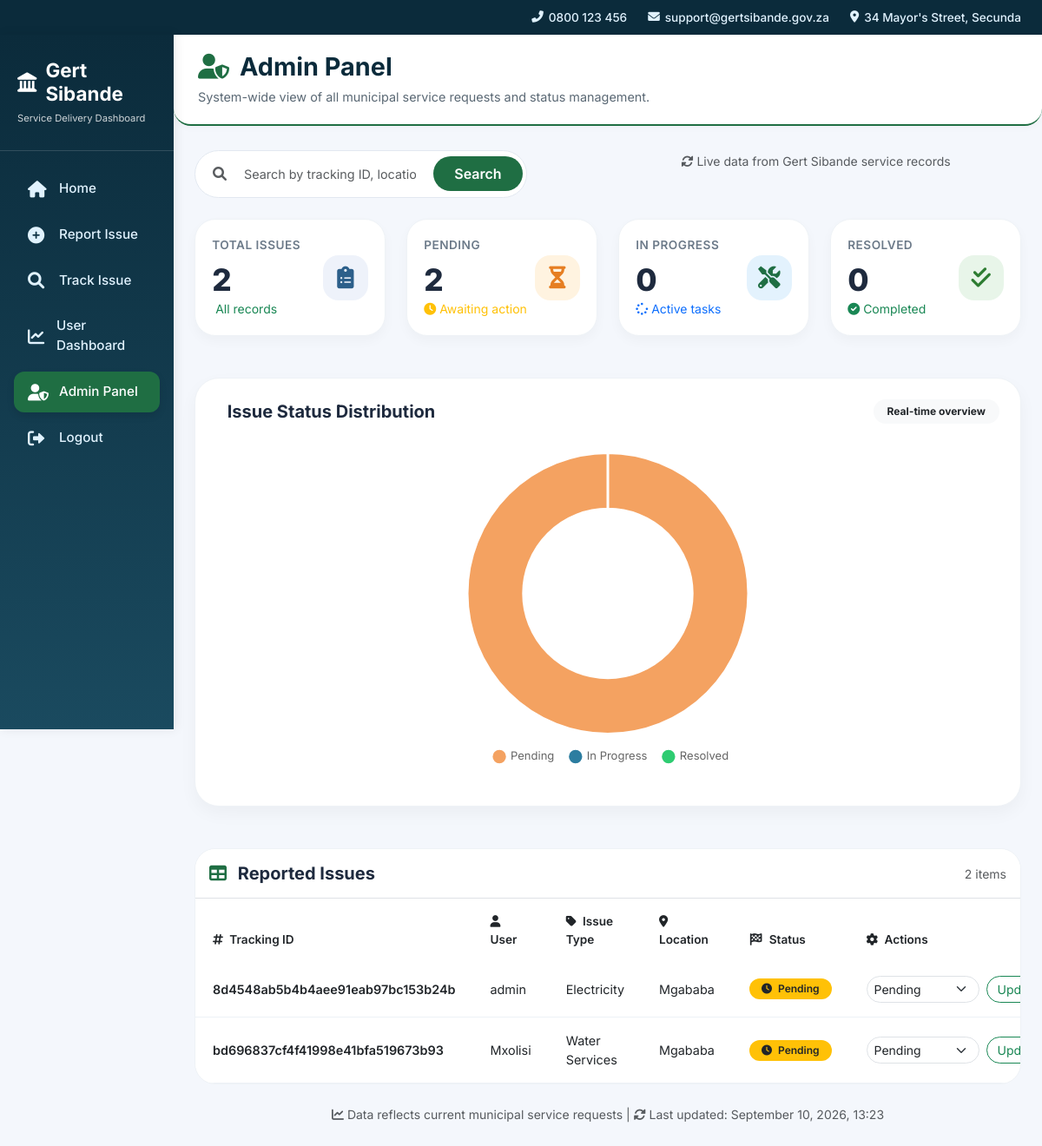
Before: /admin-dashboard/ (signed in) with the older database file.
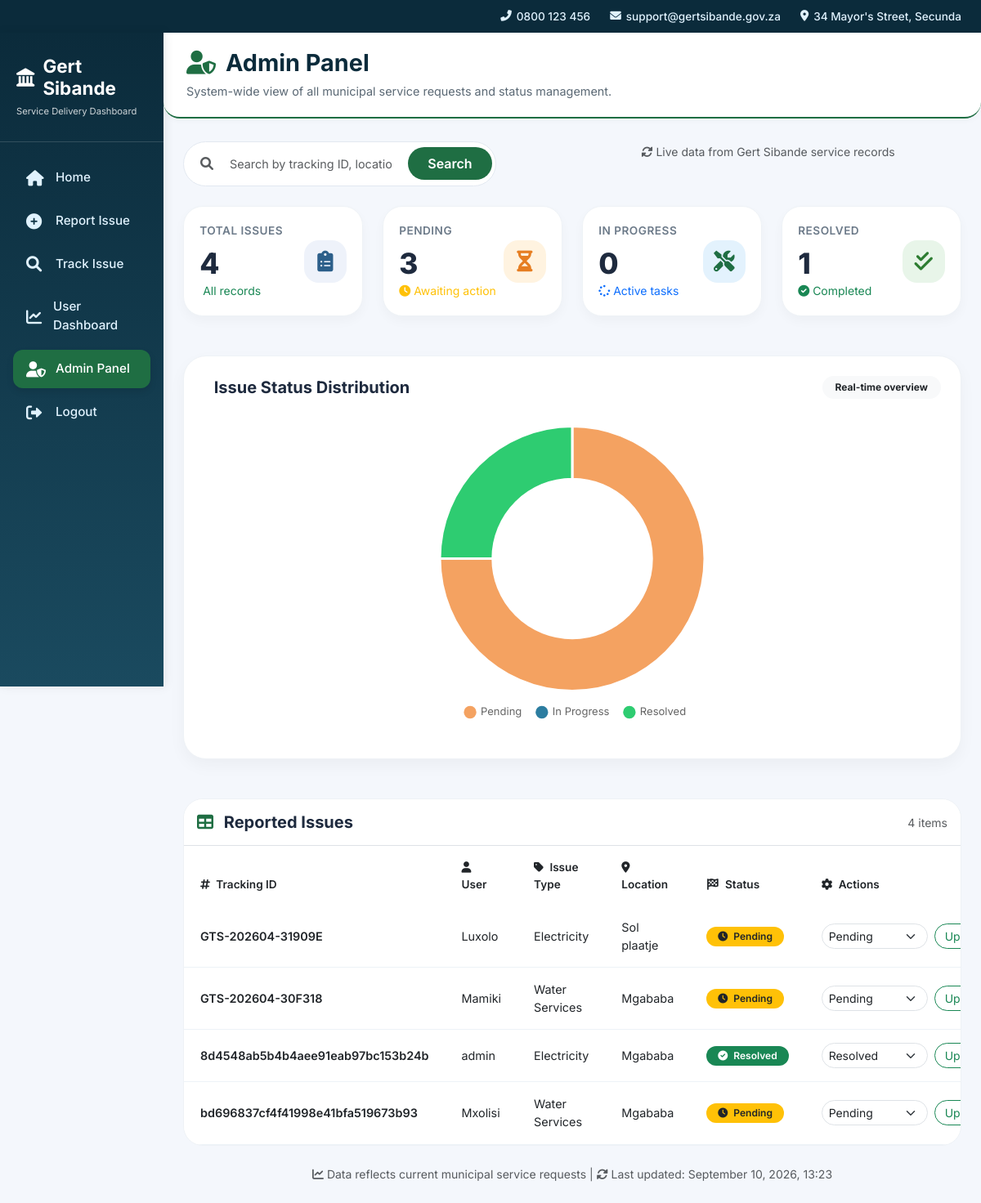
After: the same page with the newer database file.
### reports/models.py (models this page shows, shortened)
class Issue(models.Model):
    ISSUE_TYPES = [
        ('Water', 'Water Services'),
        ('Electricity', 'Electricity'),
        ('Roads', 'Roads & Transport'),
        ('Waste', 'Waste Management'),
        ('Other', 'Other Municipal Issue'),
    ]
    STATUS_CHOICES = [
        ('Pending', 'Pending'),
        ('In Progress', 'In Progress'),
        ('Resolved', 'Resolved'),
    ]
    user = models.ForeignKey(
        User,
        on_delete=models.CASCADE,
        related_name='reported_issues'
    )
    tracking_id = models.CharField(max_length=50, unique=True, blank=True)
    issue_type = models.CharField(max_length=50, choices=ISSUE_TYPES)
    description = models.TextField()
    location = models.CharField(max_length=255)
    contact_number = models.CharField(max_length=20, blank=True, null=True, help_text="Optional contact number for follow-up")
    status = models.CharField(max_length=20, choices=STATUS_CHOICES, default='Pending')
    created_at = models.DateTimeField(auto_now_add=True)
    updated_at = models.DateTimeField(auto_now=True)
    class Meta:
        ordering = ['-created_at']  # Show newest issues first
        verbose_name = "Service Issue"
        verbose_name_plural = "Service Issues"

### reports/views.py (the view, shortened to what this page needs)
# urls.py: path('admin-dashboard/', views.admin_dashboard, name='admin_dashboard'),
@user_passes_test(lambda u: u.is_superuser or u.is_staff, login_url='login')
def admin_dashboard(request):
    issues = Issue.objects.all()
    total_issues = issues.count()
    pending = issues.filter(status='Pending').count()
    in_progress = issues.filter(status='In Progress').count()
    resolved = issues.filter(status='Resolved').count()
    search_query = request.GET.get('q', '')
    context = {
        'issues': issues,
        'total_issues': total_issues,
        'pending': pending,
        'in_progress': in_progress,
        'resolved': resolved,
        'search_query': search_query,
    }
    return render(request, 'reports/admin_dashboard.html', context)

### reports/templates/reports/admin_dashboard.html (shortened to what this page needs)
<!DOCTYPE html>
{% load static %}
<html lang="en">
<head>
    <link href="https://cdn.jsdelivr.net/npm/bootstrap@5.3.0/dist/css/bootstrap.min.css" rel="stylesheet">
    <link rel="stylesheet" href="https://cdnjs.cloudflare.com/ajax/libs/font-awesome/6.0.0-beta3/css/all.min.css">
</head>
<body>
<div class="top-bar">
    <div class="container-fluid">
        <a href="#"><i class="fas fa-phone-alt"></i> 0800 123 456</a>
        <a href="#"><i class="fas fa-envelope"></i> support@gertsibande.gov.za</a>
        <a href="#"><i class="fas fa-map-marker-alt"></i> 34 Mayor's Street, Secunda</a>
    </div>
</div>
<div class="container-fluid p-0">
    <div class="row g-0">
        <div class="col-md-2 sidebar">
            <div class="sidebar-header">
                <h4>
                    <i class="fas fa-landmark"></i> Gert Sibande
                </h4>
                <p>Service Delivery Dashboard</p>
            </div>
            <div class="sidebar-nav">
                <a href="{% url 'home' %}">
                    <i class="fas fa-home"></i> Home
                </a>
                <a href="{% url 'report' %}">
                    <i class="fas fa-plus-circle"></i> Report Issue
                </a>
                <a href="{% url 'track' %}">
                    <i class="fas fa-search"></i> Track Issue
                </a>
                <a href="{% url 'dashboard' %}">
                    <i class="fas fa-chart-line"></i> User Dashboard
                </a>
                <a href="{% url 'admin_dashboard' %}" class="active">
                    <i class="fas fa-user-shield"></i> Admin Panel
                </a>
                <a href="{% url 'logout' %}">
                    <i class="fas fa-sign-out-alt"></i> Logout
                </a>
            </div>
        </div>
        <div class="col-md-10 main-content">
            <div class="dashboard-header" style="border-bottom: 2px solid #1f6e43;">
                <h2>
                    <i class="fas fa-user-shield" style="color: #1f6e43;"></i>
                    Admin Panel
                </h2>
                <p>System-wide view of all municipal service requests and status management.</p>
            </div>
            <div class="px-4 pb-5">
                <div class="row mb-4">
                    <div class="col-md-6 col-lg-5">
                        <form method="GET" class="search-wrapper d-flex align-items-center">
                            <i class="fas fa-search ms-3 text-muted"></i>
                            <input type="text" name="q" class="form-control" placeholder="Search by tracking ID, location, or issue type..." value="{{ request.GET.q }}">
                            <button type="submit" class="btn">Search</button>
                        </form>
                    </div>
                    <div class="col-md-6 text-md-end mt-3 mt-md-0">
                        <span class="text-muted small"><i class="fas fa-sync-alt"></i> Live data from Gert Sibande service records</span>
                    </div>
                </div>
                <div class="row g-4 mb-5">
                    <div class="col-sm-6 col-lg-3">
                        <div class="stat-card d-flex align-items-center justify-content-between">
                            <div>
                                <div class="stat-title">Total Issues</div>
                                <div class="stat-value">{{ total_issues }}</div>
                                <small class="text-success mt-1"> All records</small>
                            </div>
                            <div class="stat-icon" style="background: #eef2fa; color: #2c5f8a;">
                                <i class="fas fa-clipboard-list"></i>
                            </div>
                        </div>
                    </div>
                    <div class="col-sm-6 col-lg-3">
                        <div class="stat-card d-flex align-items-center justify-content-between">
                            <div>
                                <div class="stat-title">Pending</div>
                                <div class="stat-value">{{ pending }}</div>
                                <small class="text-warning"><i class="fas fa-clock"></i> Awaiting action</small>
                            </div>
                            <div class="stat-icon" style="background: #fff3e0; color: #e67e22;">
                                <i class="fas fa-hourglass-half"></i>
                            </div>
                        </div>
                    </div>
                    <div class="col-sm-6 col-lg-3">
                        <div class="stat-card d-flex align-items-center justify-content-between">
                            <div>
                                <div class="stat-title">In Progress</div>
                                <div class="stat-value">{{ in_progress }}</div>
                                <small class="text-primary"><i class="fas fa-spinner"></i> Active tasks</small>
                            </div>
                            <div class="stat-icon" style="background: #e3f2fd; color: #1f6e43;">
                                <i class="fas fa-tools"></i>
                            </div>
                        </div>
                    </div>
                    <div class="col-sm-6 col-lg-3">
                        <div class="stat-card d-flex align-items-center justify-content-between">
                            <div>
                                <div class="stat-title">Resolved</div>
                                <div class="stat-value">{{ resolved }}</div>
                                <small class="text-success"><i class="fas fa-check-circle"></i> Completed</small>
                            </div>
                            <div class="stat-icon" style="background: #e8f5e9; color: #2e7d32;">
                                <i class="fas fa-check-double"></i>
                            </div>
                        </div>
                    </div>
                </div>
                <div class="chart-card p-4 mb-5">
                    <div class="d-flex align-items-center justify-content-between mb-3 flex-wrap">
                        <h5 class="mb-0 fw-bold"> Issue Status Distribution</h5>
                        <span class="badge bg-light text-dark rounded-pill px-3 py-2">Real-time overview</span>
                    </div>
                    <div style="max-width: 400px; margin: 0 auto; position: relative;">
                        <canvas id="issueChart" width="400" height="400"></canvas>
                    </div>
                </div>
                <div class="table-container">
                    <div class="p-3 bg-white border-bottom d-flex justify-content-between align-items-center">
                        <h5 class="mb-0 fw-bold"><i class="fas fa-table me-2" style="color:#1f6e43;"></i> Reported Issues</h5>
                        <span class="text-muted small">{{ issues|length }} items</span>
                    </div>
                    <div class="table-responsive">
                        <table class="table table-custom">
                            <thead>
                                <tr>
                                    <th><i class="fas fa-hashtag me-1"></i> Tracking ID</th>
                                    <th><i class="fas fa-user me-1"></i> User</th>
                                    <th><i class="fas fa-tag me-1"></i> Issue Type</th>
                                    <th><i class="fas fa-location-dot me-1"></i> Location</th>
                                    <th><i class="fas fa-flag-checkered me-1"></i> Status</th>
                                    <th><i class="fas fa-cog me-1"></i> Actions</th>
                                </tr>
                            </thead>
                            <tbody>
                                {% for issue in issues %}
                                <tr>
                                    <td class="fw-semibold">{{ issue.tracking_id }}</td>
                                    <td>{{ issue.user.username }}</td>
                                    <td>{{ issue.get_issue_type_display }}</td>
                                    <td>{{ issue.location }}</td>
                                    <td>
                                        {% if issue.status == "Pending" %}
                                            <span class="badge-custom badge bg-warning text-dark">
                                                <i class="fas fa-clock me-1"></i> Pending
                                            </span>
                                        {% elif issue.status == "Resolved" %}
                                            <span class="badge-custom badge bg-success">
                                                <i class="fas fa-check-circle me-1"></i> Resolved
                                            </span>
                                        {% else %}
                                            <span class="badge-custom badge bg-primary">
                                                <i class="fas fa-chart-line me-1"></i> In Progress
                                            </span>
                                        {% endif %}
                                    </td>
                                    <td>
                                        <form method="POST" action="{% url 'update_issue_status' issue.id %}" class="d-flex align-items-center gap-2">
                                            <select name="status" class="form-select form-select-sm" style="width: 130px; border-radius: 20px;">
                                                <option value="Pending" {% if issue.status == 'Pending' %}selected{% endif %}>Pending</option>
                                                <option value="Resolved" {% if issue.status == 'Resolved' %}selected{% endif %}>Resolved</option>
                                            </select>
                                            <button type="submit" class="btn btn-sm btn-outline-success" style="border-radius: 20px; padding: 4px 12px;">Update</button>
                                        </form>
                                    </td>
                                </tr>
                                {% endfor %}
                            </tbody>
                        </table>
                    </div>
                </div>
                <div class="mt-4 text-center small text-muted">
                    <i class="fas fa-chart-line"></i> Data reflects current municipal service requests |
                    <i class="fas fa-sync-alt"></i> Last updated: {% now "F j, Y, H:i" %}
                </div>
            </div>
        </div>
    </div>
</div>
<script>
    // Safely parse Django variables into JS numbers
    const pendingCount = parseInt("{{ pending|default:'0' }}") || 0;
    const inProgressCount = parseInt("{{ in_progress|default:'0' }}") || 0;
    const resolvedCount = parseInt("{{ resolved|default:'0' }}") || 0;
    const ctx = document.getElementById('issueChart').getContext('2d');
    new Chart(ctx, {
        type: 'doughnut',
        data: {
            labels: ['Pending', 'In Progress', 'Resolved'],
            datasets: [{
                data: [pendingCount, inProgressCount, resolvedCount],
                backgroundColor: ['#f4a261', '#2c7da0', '#2ecc71'],
                borderColor: 'white',
                borderWidth: 3,
                hoverOffset: 12,
            }]
        },
        options: {
            responsive: true,
            maintainAspectRatio: true,
            cutout: '60%',
            plugins: {
                legend: {
                    position: 'bottom',
                    labels: {
                        font: { size: 13, family: "'Inter', sans-serif" },
                        padding: 18,
                        usePointStyle: true,
                        pointStyle: 'circle'
                    }
                },
                tooltip: {
                    backgroundColor: '#0b2b3b',
                    titleFont: { weight: 'bold', size: 13 },
                    bodyFont: { size: 12 },
                    callbacks: {
                        label: function(context) {
                            const label = context.label || '';
                            const value = context.raw;
                            const total = pendingCount + inProgressCount + resolvedCount;
                            const percentage = total > 0 ? Math.round((value / total) * 100) : 0;
                            return `${label}: ${value} (${percentage}%)`;
                        }
                    }
                }
            },
            layout: {
                padding: 16
            }
        }
    });
</script>
</body>
</html>

Changed rows visible on the page:
added Issue: tracking_id "GTS-202604-31909E", user.username "Luxolo", issue_type "Electricity", location "Sol plaatje", shows "Pending", status "Pending"
added Issue: tracking_id "GTS-202604-30F318", user.username "Mamiki", issue_type "Water Services", location "Mgababa", shows "Pending", status "Pending"
changed Issue "8d4548ab5b4b4aee91eab97bc153b24b": status "Pending" → "Resolved"
Other visible differences:
{{ total_issues }}: "2" → "4"
{{ pending }}: "2" → "3"
{{ resolved }}: "0" → "1"
chart data {{ pending|default:'0' }}: 2 → 3
chart data {{ resolved|default:'0' }}: 0 → 1
{{ issues|length }}: "2" → "4"
